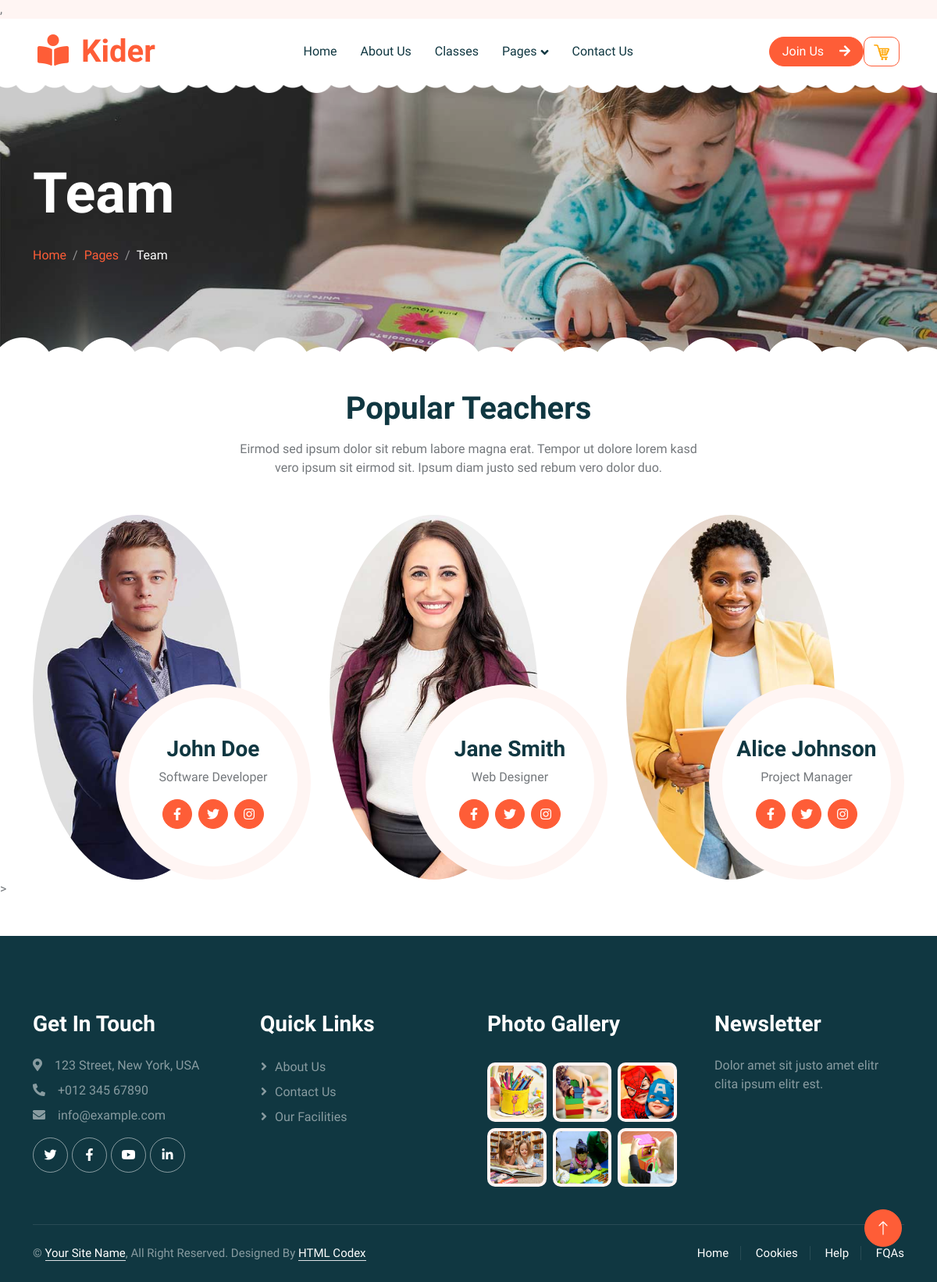
Before: /team with the older database file.
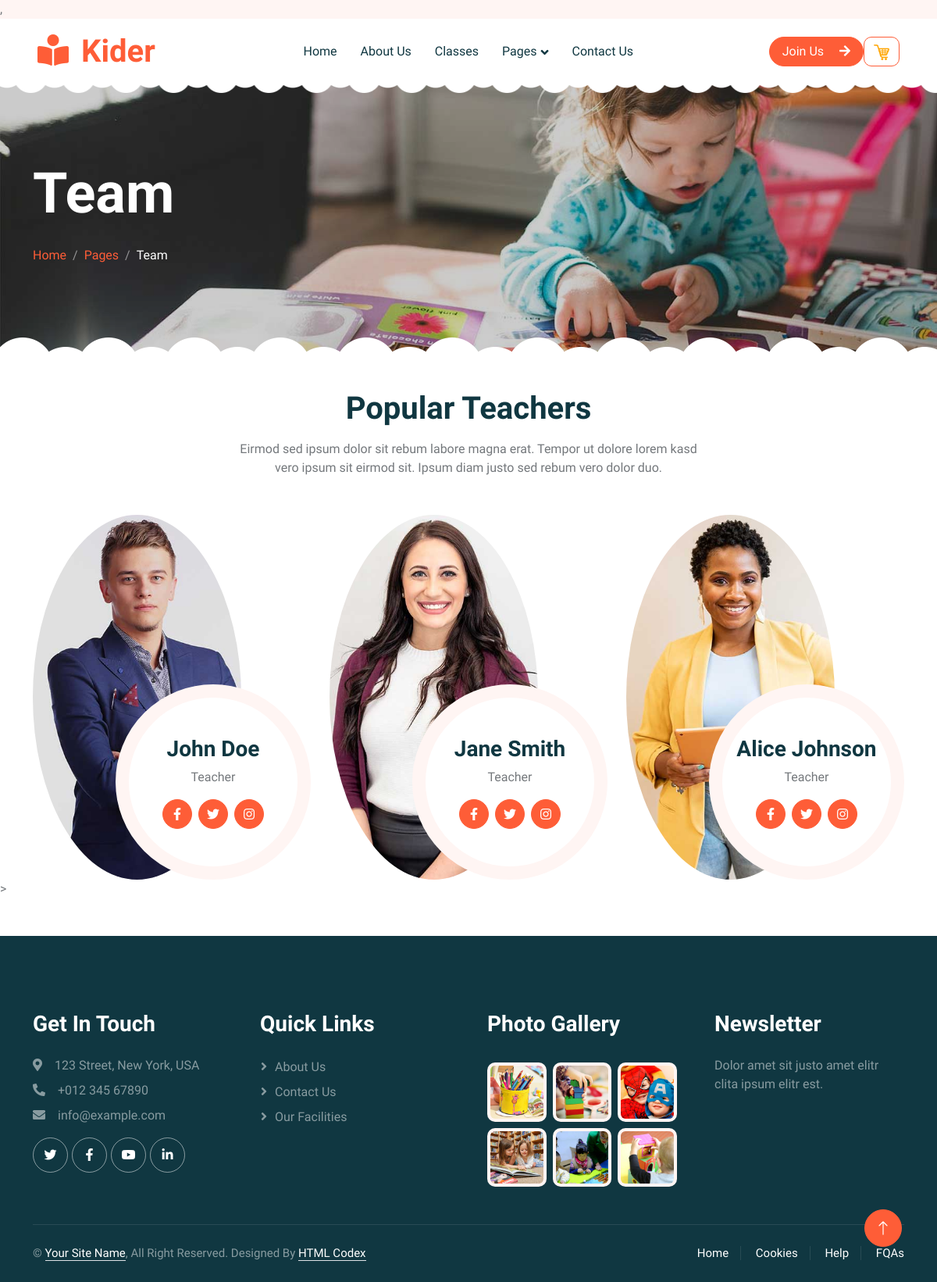
After: the same page with the newer database file.
### mvc/models.py (models this page shows, shortened)
class Teacher(db.Model):
    id = db.Column(db.Integer, primary_key=True)
    name = db.Column(db.String(100))
    image = db.Column(db.String(100))
    profession = db.Column(db.String(100))

### mvc/views.py (the view)
@app_bp.route('/team')
def team():
    products = Product.query.all()
    testimonials = Testimonial.query.all()
    teachers = Teacher.query.all()
    return render_template('team.html', page_name="team", products=products, testimonials=testimonials, teachers=teachers)

### templates/team.html (shortened to what this page needs)
{%extends "base.html"%}
{%block content%}
<div class="container-fluid bg-white p-0">
    <div class="container">
        <div class="text-center mx-auto mb-5 wow fadeInUp" data-wow-delay="0.1s" style="max-width: 600px;">
            <h1 class="mb-3">Popular Teachers</h1>
            <p>Eirmod sed ipsum dolor sit rebum labore magna erat. Tempor ut dolore lorem kasd vero ipsum sit
                eirmod sit. Ipsum diam justo sed rebum vero dolor duo.</p>
        </div>
        <div class="row g-4">
            {% for teacher in teachers %}
                <div class="col-lg-4 col-md-6 wow fadeInUp" data-wow-delay="0.1s">
                    <div class="team-item position-relative">
                        <img class="img-fluid rounded-circle w-75" src="{{ url_for('static', filename=teacher.image) }}" alt="">
                        <div class="team-text">
                            <h3>{{ teacher.name }}</h3>
                            <p>{{ teacher.profession }}</p>
                            <div class="d-flex align-items-center">
                                <a class="btn btn-square btn-primary mx-1" href=""><i class="fab fa-facebook-f"></i></a>
                                <a class="btn btn-square btn-primary  mx-1" href=""><i class="fab fa-twitter"></i></a>
                                <a class="btn btn-square btn-primary  mx-1" href=""><i class="fab fa-instagram"></i></a>
                            </div>
                        </div>
                    </div>
                </div>
            {% endfor %}
        </div>
    </div>
</div>>
{%endblock%}

### templates/base.html (shortened to what this page needs)
<!DOCTYPE html>
<html lang="en">
<head>
<link rel="stylesheet" href="https://code.jquery.com/ui/1.12.1/themes/base/jquery-ui.css">
    <link href="https://cdnjs.cloudflare.com/ajax/libs/font-awesome/5.10.0/css/all.min.css" rel="stylesheet">
    <link href="https://cdn.jsdelivr.net/npm/bootstrap-icons@1.4.1/font/bootstrap-icons.css" rel="stylesheet">
    <link href="{{ url_for('static', filename='lib/animate/animate.min.css') }}" rel="stylesheet">
    <link href="{{ url_for('static', filename='lib/owlcarousel/assets/owl.carousel.min.css') }}" rel="stylesheet">
    <link href="{{ url_for('static', filename='css/bootstrap.min.css') }}" rel="stylesheet">
    <link href="{{ url_for('static', filename='css/style.css') }}" rel="stylesheet">
</head>
<body>
    <div class="container-fluid bg-white p-0">
        <nav class="navbar navbar-expand-lg bg-white navbar-light sticky-top px-4 px-lg-5 py-lg-0">
            <a href="/" class="navbar-brand">
                <h1 class="m-0 text-primary"><i class="fa fa-book-reader me-3"></i>Kider</h1>
            </a>
            <div class="collapse navbar-collapse" id="navbarCollapse">
                <div class="navbar-nav mx-auto">
                    <a href="{{url_for('app.index')}}" class="nav-item nav-link">Home</a>
                    <a href="{{url_for('app.about')}}" class="nav-item nav-link">About Us</a>
                    <a href="{{url_for('app.classes')}}" class="nav-item nav-link">Classes</a>
                    <div class="nav-item dropdown">
                        <a href="#" class="nav-link dropdown-toggle " data-bs-toggle="dropdown">Pages</a>
                    </div>
                    <a href="{{url_for('app.contact')}}" class="nav-item nav-link">Contact Us</a>
</div>
{% if current_user.is_authenticated %}
<a href="{{ url_for('app.dashboard', username=current_user.username) }}" class="btn btn-outline-primary">
    Merhaba {{ current_user.username }}
</a>
<a href="{{ url_for('app.logout') }}" class="btn btn-outline-danger">
    Çıkış Yap
</a>
<a href="{{ url_for('app.view_cart') }}" class="btn btn-outline-primary">
    <img src="{{ url_for('static', filename='img/cart.png') }}" alt="Cart" style="width: 20px; height: 20px;">
</a>
{% else %}
<a href="{{url_for('app.login')}}" class="btn btn-primary rounded-pill px-3 d-none d-lg-block">
Join Us
<i class="fa fa-arrow-right ms-3"></i>
</a>
<a href="{{ url_for('app.view_cart') }}" class="btn btn-outline-primary">
    <img src="{{ url_for('static', filename='img/cart.png') }}" alt="Cart" style="width: 20px; height: 20px;">
</a>
{% endif %}
            </div>
        </nav>
{%block header%}
        <div class="container-fluid py-5 page-header position-relative mb-5">
                       <div class="container py-5">
                <h1 class="display-2 text-white animated slideInDown mb-4">{{page_name|capitalize}}</h1>
                <nav aria-label="breadcrumb animated slideInDown">
                    <ol class="breadcrumb">
                        <li class="breadcrumb-item"><a href="#">Home</a></li>
                        <li class="breadcrumb-item"><a href="#">Pages</a></li>
                        <li class="breadcrumb-item text-white active" aria-current="page">{{page_name|capitalize}}</li>
                    </ol>
                </nav>
            </div>
        </div>
{%endblock%}
        {% block content %}
        {% endblock %}
        <div class="container-fluid bg-dark text-white-50 footer pt-5 mt-5 wow fadeIn" data-wow-delay="0.1s">
            <div class="container py-5">
                <div class="row g-5">
                    <div class="col-lg-3 col-md-6">
                        <h3 class="text-white mb-4">Get In Touch</h3>
                        <p class="mb-2"><i class="fa fa-map-marker-alt me-3"></i>123 Street, New York, USA</p>
                        <p class="mb-2"><i class="fa fa-phone-alt me-3"></i>+012 345 67890</p>
                        <p class="mb-2"><i class="fa fa-envelope me-3"></i>info@example.com</p>
                        <div class="d-flex pt-2">
                            <a class="btn btn-outline-light btn-social" href=""><i class="fab fa-twitter"></i></a>
                            <a class="btn btn-outline-light btn-social" href=""><i class="fab fa-facebook-f"></i></a>
                            <a class="btn btn-outline-light btn-social" href=""><i class="fab fa-youtube"></i></a>
                            <a class="btn btn-outline-light btn-social" href=""><i class="fab fa-linkedin-in"></i></a>
                        </div>
                    </div>
                    <div class="col-lg-3 col-md-6">
                        <h3 class="text-white mb-4">Quick Links</h3>
                        <a class="btn btn-link text-white-50" href="{{url_for('app.about')}}">About Us</a>
                        <a class="btn btn-link text-white-50" href="{{url_for('app.contact')}}">Contact Us</a>
                        <a class="btn btn-link text-white-50" href="{{url_for('app.facility')}}">Our Facilities</a>
                    </div>
                    <div class="col-lg-3 col-md-6">
                        <h3 class="text-white mb-4">Photo Gallery</h3>
                        <div class="row g-2 pt-2">
                            <div class="col-4">
                                <img class="img-fluid rounded bg-light p-1" src="{{ url_for('static', filename='img/classes-1.jpg') }}" alt="Description of classes-1.jpg">
                            </div>
                            <div class="col-4">
                                <img class="img-fluid rounded bg-light p-1" src="{{ url_for('static', filename='img/classes-2.jpg') }}" alt="Description of classes-2.jpg">
                            </div>
                            <div class="col-4">
                                <img class="img-fluid rounded bg-light p-1" src="{{ url_for('static', filename='img/classes-3.jpg') }}" alt="Description of classes-3.jpg">
                            </div>
                            <div class="col-4">
                                <img class="img-fluid rounded bg-light p-1" src="{{ url_for('static', filename='img/classes-4.jpg') }}" alt="Description of classes-4.jpg">
                            </div>
                            <div class="col-4">
                                <img class="img-fluid rounded bg-light p-1" src="{{ url_for('static', filename='img/classes-5.jpg') }}" alt="Description of classes-5.jpg">
                            </div>
                            <div class="col-4">
                                <img class="img-fluid rounded bg-light p-1" src="{{ url_for('static', filename='img/classes-6.jpg') }}" alt="Description of classes-6.jpg">
                            </div>
                        </div>
                    </div>
                    <div class="col-lg-3 col-md-6">
                        <h3 class="text-white mb-4">Newsletter</h3>
                        <p>Dolor amet sit justo amet elitr clita ipsum elitr est.</p>
                    </div>
                </div>
            </div>
            <div class="container">
                <div class="copyright">
                    <div class="row">
                        <div class="col-md-6 text-center text-md-start mb-3 mb-md-0">
                            &copy; <a class="border-bottom" href="#">Your Site Name</a>, All Right Reserved.
							Designed By <a class="border-bottom" href="https://htmlcodex.com">HTML Codex</a>
                        </div>
                        <div class="col-md-6 text-center text-md-end">
                            <div class="footer-menu">
                                <a href="/">Home</a>
                                <a href="">Cookies</a>
                                <a href="{{url_for('app.contact')}}">Help</a>
                                <a href="">FQAs</a>
                            </div>
                        </div>
                    </div>
                </div>
            </div>
        </div>
        <a href="#" class="btn btn-lg btn-primary btn-lg-square back-to-top"><i class="bi bi-arrow-up"></i></a>
    </div>
</body>
</html>

### static/css/style.css (style rules this page uses)
:root { --primary: #FE5D37; --light: #FFF5F3; --dark: #103741; }
.back-to-top { position: fixed; display: none; right: 45px; bottom: 45px; z-index: 99; }
.btn { font-weight: 500; transition: .5s; }
.btn.btn-primary { color: #FFFFFF; }
.btn-square { width: 38px; height: 38px; }
.btn-lg-square { width: 48px; height: 48px; }
.btn-square, .btn-sm-square, .btn-lg-square { padding: 0; display: flex; align-items: center; justify-content: center; font-weight: normal; border-radius: 50px; }
h1, h2, h3, h4, .h1, .h2, .h3, .h4, .display-1, .display-2, .display-3, .display-4, .display-5, .display-6 { font-family: 'Lobster Two', cursive; font-weight: 700; }
.navbar .navbar-nav .nav-link { padding: 30px 15px; color: var(--dark); font-weight: 500; outline: none; }
.navbar.sticky-top { top: -100px; transition: .5s; }
.navbar .dropdown-toggle::after { border: none; content: "\f107"; font-family: "Font Awesome 5 Free"; font-weight: 900; vertical-align: middle; margin-left: 5px; transition: .5s; }
.header-carousel::before, .header-carousel::after, .page-header::before, .page-header::after { position: absolute; content: ""; width: 100%; height: 10px; top: 0; left: 0; background: url(../img/bg-header-top.png) center center repeat-x; z-index: 1; }
.header-carousel::after, .page-header::after { height: 19px; top: auto; bottom: 0; background: url(../img/bg-header-bottom.png) center center repeat-x; }
.page-header { background: linear-gradient(rgba(0, 0, 0, .2), rgba(0, 0, 0, .2)), url(../img/carousel-1.jpg) center center no-repeat; background-size: cover; }
.breadcrumb-item + .breadcrumb-item::before { color: rgba(255, 255, 255, .5); }
.team-item .team-text { position: absolute; width: 250px; height: 250px; bottom: 0; right: 0; display: flex; align-items: center; justify-content: center; flex-direction: column; background: #FFFFFF; border: 17px solid var(--light); border-radius: 250px; transition: .5s; }
.footer .btn.btn-social { margin-right: 5px; width: 45px; height: 45px; display: flex; align-items: center; justify-content: center; color: #FFFFFF; border: 1px solid rgba(255,255,255,0.5); border-radius: 45px; transition: .3s; }
.footer .btn.btn-link { display: block; margin-bottom: 5px; padding: 0; text-align: left; font-size: 16px; font-weight: normal; text-transform: capitalize; transition: .3s; }
.footer .btn.btn-link::before { position: relative; content: "\f105"; font-family: "Font Awesome 5 Free"; font-weight: 900; margin-right: 10px; }
.footer .copyright { padding: 25px 0; font-size: 15px; border-top: 1px solid rgba(256, 256, 256, .1); }
.footer .copyright a { color: #FFFFFF; }
.footer .footer-menu a { margin-right: 15px; padding-right: 15px; border-right: 1px solid rgba(255, 255, 255, .1); }
.footer .footer-menu a:last-child { margin-right: 0; padding-right: 0; border-right: none; }

Changed rows visible on the page:
changed Teacher "John Doe": profession "Software Developer" → "Teacher"
changed Teacher "Jane Smith": profession "Web Designer" → "Teacher"
changed Teacher "Alice Johnson": profession "Project Manager" → "Teacher"
